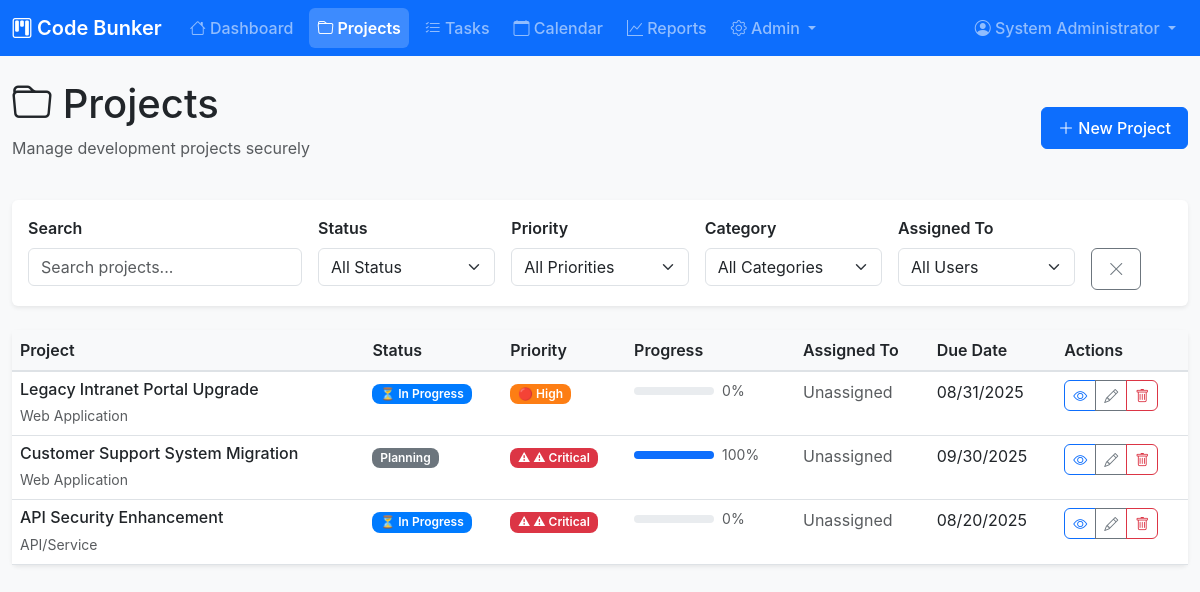
Screenshot of /pages/projects.php (signed in) with the database file from the repository.
### tables this page shows
CREATE TABLE projects (
    id INT AUTO_INCREMENT PRIMARY KEY,
    name VARCHAR(255) NOT NULL,
    description TEXT,
    category VARCHAR(100) DEFAULT 'Development Project',
    priority ENUM('critical', 'high', 'medium', 'low') DEFAULT 'medium',
    status ENUM('planning', 'in_progress', 'testing', 'completed', 'on_hold') DEFAULT 'planning',
    current_version VARCHAR(50),
    target_version VARCHAR(50),
    start_date DATE,
    due_date DATE,
    completion_date DATE NULL,
    estimated_hours DECIMAL(6,2) DEFAULT 0,
    actual_hours DECIMAL(6,2) DEFAULT 0,
    budget DECIMAL(10,2),
    created_by INT NOT NULL,
    assigned_to INT,
    created_at TIMESTAMP DEFAULT CURRENT_TIMESTAMP,
    updated_at TIMESTAMP DEFAULT CURRENT_TIMESTAMP ON UPDATE CURRENT_TIMESTAMP,
    FOREIGN KEY (created_by) REFERENCES users(id) ON DELETE RESTRICT,
    FOREIGN KEY (assigned_to) REFERENCES users(id) ON DELETE SET NULL,
    INDEX idx_status (status),
    INDEX idx_priority (priority),
    INDEX idx_due_date (due_date),
    INDEX idx_category (category)
);

### includes/functions.php (called while the page is built, shortened)
<?php
require_once dirname(__FILE__) . '/../config/config.php';
function getProjects($filters = [], $limit = null, $offset = 0) {
    $query = "SELECT p.*,
              CONCAT(u1.first_name, ' ', u1.last_name) as created_by_name,
              CONCAT(u2.first_name, ' ', u2.last_name) as assigned_to_name,
              COUNT(t.id) as total_tasks,
              SUM(CASE WHEN t.status = 'completed' THEN 1 ELSE 0 END) as completed_tasks
              FROM projects p
              LEFT JOIN users u1 ON p.created_by = u1.id
              LEFT JOIN users u2 ON p.assigned_to = u2.id
              LEFT JOIN tasks t ON p.id = t.project_id";
    $params = [];
    $query .= " GROUP BY p.id ORDER BY p.created_at DESC";
    if ($limit) {
        $query .= " LIMIT ? OFFSET ?";
        $params[] = $limit;
        $params[] = $offset;
    }
    return executeQuery($query, $params) ?: [];
}
?>

### config/database.php (called while the page is built, shortened)
<?php
class Database {
    private $host = 'localhost';
    private $db_name = 'web_app_tracker';
    private $username = 'root';
    private $password = '';
    private $charset = 'utf8mb4';
    private $port = 3306;
    public $conn;
    public function getConnection() {
        $this->conn = null;
        try {
            $dsn = "mysql:host=" . $this->host .
                   ";port=" . $this->port .
                   ";dbname=" . $this->db_name .
                   ";charset=" . $this->charset;
            $options = [
                PDO::ATTR_ERRMODE => PDO::ERRMODE_EXCEPTION,
                PDO::ATTR_DEFAULT_FETCH_MODE => PDO::FETCH_ASSOC,
                PDO::ATTR_EMULATE_PREPARES => false,
                PDO::MYSQL_ATTR_INIT_COMMAND => "SET NAMES utf8mb4"
            ];
            $this->conn = new PDO($dsn, $this->username, $this->password, $options);
        } catch(PDOException $e) {
            error_log("Database Connection Error: " . $e->getMessage());
            if (defined('DEBUG_MODE') && DEBUG_MODE) {
                echo "Connection Error: " . $e->getMessage();
            } else {
                echo "Database connection failed. Please try again later.";
            }
        }
        return $this->conn;
    }
    public function executeQuery($query, $params = []) {
        try {
            $stmt = $this->conn->prepare($query);
            $stmt->execute($params);
            return $stmt;
        } catch(PDOException $e) {
            error_log("Query Execution Error: " . $e->getMessage());
            return false;
        }
    }
}
function getDatabase() {
    static $database = null;
    if ($database === null) {
        $database = new Database();
    }
    return $database;
}
function executeQuery($query, $params = []) {
    $database = getDatabase();
    $stmt = $database->executeQuery($query, $params);
    if ($stmt !== false) {
        return $stmt->fetchAll(PDO::FETCH_ASSOC);
    }
    return false;
}
?>

### includes/auth.php (called while the page is built, shortened)
<?php
require_once dirname(__FILE__) . '/../config/config.php';
class Auth {
    public function isLoggedIn() {
        return isset($_SESSION['user_id']) && isset($_SESSION['username']) && $this->isSessionValid();
    }
    public function isAdmin() {
        return $this->isLoggedIn() && isset($_SESSION['role']) && $_SESSION['role'] === 'admin';
    }
    private function isSessionValid() {
        return true;
    }
}
$auth = new Auth();
function isLoggedIn() {
    global $auth;
    return $auth->isLoggedIn();
}
function isAdmin() {
    global $auth;
    return $auth->isAdmin();
}
?>

### pages/projects.php (the view, shortened to what this page needs)
<?php
require_once dirname(__FILE__) . '/../includes/header.php';
$currentUser = getCurrentUser();
$filters = [
    'status' => $_GET['status'] ?? '',
    'priority' => $_GET['priority'] ?? '',
    'category' => $_GET['category'] ?? '',
    'assigned_to' => $_GET['assigned_to'] ?? '',
    'search' => $_GET['search'] ?? ''
];
$page = intval($_GET['page'] ?? 1);
$limit = DEFAULT_PAGE_SIZE;
$offset = ($page - 1) * $limit;
$projects = getProjects($filters, $limit, $offset);
?>
<div class="d-flex justify-content-between align-items-center mb-4">
    <div>
        <h1><i class="bi bi-folder"></i> Projects</h1>
        <p class="text-muted">Manage development projects securely</p>
    </div>
    <button type="button" class="btn btn-primary" data-bs-toggle="modal" data-bs-target="#projectModal" onclick="openCreateModal()">
        <i class="bi bi-plus-lg"></i> New Project
    </button>
</div>
<div class="card mb-4">
    <div class="card-body">
        <form method="GET" action="" id="filterForm">
            <div class="row g-3">
                <div class="col-md-3">
                    <label class="form-label">Search</label>
                    <input type="text" name="search" class="form-control" placeholder="Search projects..."
                           value="<?php echo htmlspecialchars($filters['search']); ?>" data-search>
                </div>
                <div class="col-md-2">
                    <label class="form-label">Status</label>
                    <select name="status" class="form-select" data-filter="status">
                        <option value="">All Status</option>
                    </select>
                </div>
                <div class="col-md-2">
                    <label class="form-label">Priority</label>
                    <select name="priority" class="form-select" data-filter="priority">
                        <option value="">All Priorities</option>
                    </select>
                </div>
                <div class="col-md-2">
                    <label class="form-label">Category</label>
                    <select name="category" class="form-select" data-filter="category">
                        <option value="">All Categories</option>
                    </select>
                </div>
                <div class="col-md-2">
                    <label class="form-label">Assigned To</label>
                    <select name="assigned_to" class="form-select" data-filter="assigned_to">
                        <option value="">All Users</option>
                    </select>
                </div>
                <div class="col-md-1">
                    <label class="form-label">&nbsp;</label>
                    <button type="button" class="btn btn-outline-secondary d-block" onclick="clearFilters()">
                        <i class="bi bi-x-lg"></i>
                    </button>
                </div>
            </div>
        </form>
    </div>
</div>
<div class="card">
    <div class="card-body p-0">
        <?php if (empty($projects)): ?>
        <div class="text-center p-5">
            <i class="bi bi-folder-x fs-1 text-muted"></i>
            <h5 class="text-muted mt-3">No projects found</h5>
            <p class="text-muted">Create your first project to get started.</p>
            <button type="button" class="btn btn-primary" data-bs-toggle="modal" data-bs-target="#projectModal" onclick="openCreateModal()">
                <i class="bi bi-plus-lg"></i> Create Project
            </button>
        </div>
        <?php else: ?>
        <div class="table-responsive">
            <table class="table table-hover mb-0">
                <thead class="table-light">
                    <tr>
                        <th>Project</th>
                        <th>Status</th>
                        <th>Priority</th>
                        <th>Progress</th>
                        <th>Assigned To</th>
                        <th>Due Date</th>
                        <th>Actions</th>
                    </tr>
                </thead>
                <tbody>
                    <?php foreach ($projects as $project): ?>
                    <tr class="clickable-row" data-href="project_view.php?id=<?php echo $project['id']; ?>" style="cursor: pointer;">
                        <td>
                            <div>
                                <h6 class="mb-1"><?php echo htmlspecialchars($project['name']); ?></h6>
                                <small class="text-muted"><?php echo htmlspecialchars($project['category']); ?></small>
                            </div>
                        </td>
                        <td><?php echo getStatusBadge($project['status'], 'project'); ?></td>
                        <td><?php echo getPriorityBadge($project['priority']); ?></td>
                        <td>
                            <?php
                            $progress = 0;
                            if ($project['total_tasks'] > 0) {
                                $progress = round(($project['completed_tasks'] / $project['total_tasks']) * 100);
                            }
                            ?>
                            <div class="d-flex align-items-center">
                                <div class="progress me-2" style="width: 80px; height: 8px;">
                                    <div class="progress-bar" style="width: <?php echo $progress; ?>%"></div>
                                </div>
                                <small class="text-muted"><?php echo $progress; ?>%</small>
                            </div>
                        </td>
                        <td>
                            <?php echo $project['assigned_to_name'] ?: '<span class="text-muted">Unassigned</span>'; ?>
                        </td>
                        <td>
                            <?php if ($project['due_date']): ?>
                                <?php echo formatDate($project['due_date']); ?>
                            <?php else: ?>
                                <span class="text-muted">Not set</span>
                            <?php endif; ?>
                        </td>
                        <td>
                            <div class="btn-group" role="group">
                                <button type="button" class="btn btn-sm btn-outline-primary"
                                        onclick="viewProject(<?php echo $project['id']; ?>)">
                                    <i class="bi bi-eye"></i>
                                </button>
                                <button type="button" class="btn btn-sm btn-outline-secondary"
                                        onclick="editProject(<?php echo $project['id']; ?>)">
                                    <i class="bi bi-pencil"></i>
                                </button>
                                <?php if (isAdmin() || $project['created_by'] == $currentUser['id']): ?>
                                <button type="button" class="btn btn-sm btn-outline-danger"
                                        onclick="deleteProject(<?php echo $project['id']; ?>, '<?php echo htmlspecialchars($project['name']); ?>')">
                                    <i class="bi bi-trash"></i>
                                </button>
                                <?php endif; ?>
                            </div>
                        </td>
                    </tr>
                    <?php endforeach; ?>
                </tbody>
            </table>
        </div>
        <?php endif; ?>
    </div>
</div>
<?php require_once dirname(__FILE__) . '/../includes/footer.php'; ?>
</body>
</html>

### config/config.php (shortened to what this page needs)
<?php
function formatDate($date, $format = DISPLAY_DATE_FORMAT) {
    try {
        $dateObj = new DateTime($date);
        return $dateObj->format($format);
    } catch (Exception $e) {
        return $date;
    }
}
function getStatusBadge($status, $type = 'project') {
    $statusLabels = ($type === 'task') ? TASK_STATUS : PROJECT_STATUS;
    $label = isset($statusLabels[$status]) ? $statusLabels[$status] : ucfirst($status);
    $color = isset(STATUS_COLORS[$status]) ? STATUS_COLORS[$status] : '#6c757d';
    $icon = '';
    switch($status) {
        case 'in_progress': $icon = '⏳ '; break;
    }
    return '<span class="badge badge-' . $status . '" style="background-color: ' . $color . '" aria-label="Status: ' . $label . '">' . $icon . $label . '</span>';
}
function getPriorityBadge($priority) {
    $label = isset(PRIORITY_LEVELS[$priority]) ? PRIORITY_LEVELS[$priority] : ucfirst($priority);
    $color = isset(PRIORITY_COLORS[$priority]) ? PRIORITY_COLORS[$priority] : '#6c757d';
    $icon = '';
    switch($priority) {
        case 'critical': $icon = '⚠ '; break;
        case 'high': $icon = '🔴 '; break;
    }
    return '<span class="badge badge-' . $priority . '" style="background-color: ' . $color . '" aria-label="Priority: ' . $label . '">' . $icon . $label . '</span>';
}
require_once CONFIG_PATH . '/database.php';
?>

### assets/css/style.css (style rules this page uses)
.badge-critical::before, .priority-critical::before { content: "⚠ "; font-weight: bold; }
:root { --primary-color: #0d6efd; --secondary-color: #6c757d; --success-color: #198754; --danger-color: #dc3545; --warning-color: #ffc107; --info-color: #0dcaf0; --light-color: #f8f9fa; --dark-color: #212529; --border-radius: 0.375rem; --box-shadow: 0 0.125rem 0.25rem rgba(0, 0, 0, 0.075); }
body { background-color: #f8f9fa; font-family: -apple-system, BlinkMacSystemFont, 'Segoe UI', Roboto, 'Helvetica Neue', Arial, sans-serif; }
.card { border: none; box-shadow: var(--box-shadow); transition: box-shadow 0.15s ease-in-out; }
.badge { font-size: 0.75rem; font-weight: 600; padding: 0.35em 0.65em; border-radius: 0.5rem; }
.badge-critical { background-color: var(--danger-color); }
.badge-high { background-color: #fd7e14; }
.badge-planning { background-color: var(--secondary-color); }
.progress { height: 0.75rem; background-color: #e9ecef; }
.progress-bar { transition: width 0.3s ease; }
.table { background-color: white; }
.table thead th { border-top: none; border-bottom: 2px solid #dee2e6; font-weight: 600; color: var(--dark-color); }
.form-label { font-weight: 600; margin-bottom: 0.5rem; }
.btn { font-weight: 500; border-radius: var(--border-radius); padding: 0.5rem 1rem; transition: all 0.15s ease-in-out; }
.btn-primary { background-color: var(--primary-color); border-color: var(--primary-color); }
.btn-sm { padding: 0.25rem 0.5rem; font-size: 0.875rem; }

### includes/header.php (style rules this page uses)
body { margin:0;font-family:-apple-system,BlinkMacSystemFont,'Segoe UI',Roboto,'Helvetica Neue',Arial,sans-serif;background-color:#f8f9fa }

### rows the page displays
projects: name "Legacy Intranet Portal Upgrade", category "Web Application", status "⏳", status "In Progress", priority "🔴", priority "High", progress "0", assigned_to_name "Unassigned", due_date "08/31/2025"
projects: name "Customer Support System Migration", category "Web Application", status "Planning", priority "⚠", priority "Critical", progress "100", assigned_to_name "Unassigned", due_date "09/30/2025"
projects: name "API Security Enhancement", category "API/Service", status "⏳", status "In Progress", priority "⚠", priority "Critical", progress "0", assigned_to_name "Unassigned", due_date "08/20/2025"

### other values shown
APP_NAME "Code Bunker"
$currentUser['first_name'] . ' ' . $currentUser['last_name'] "System Administrator"
